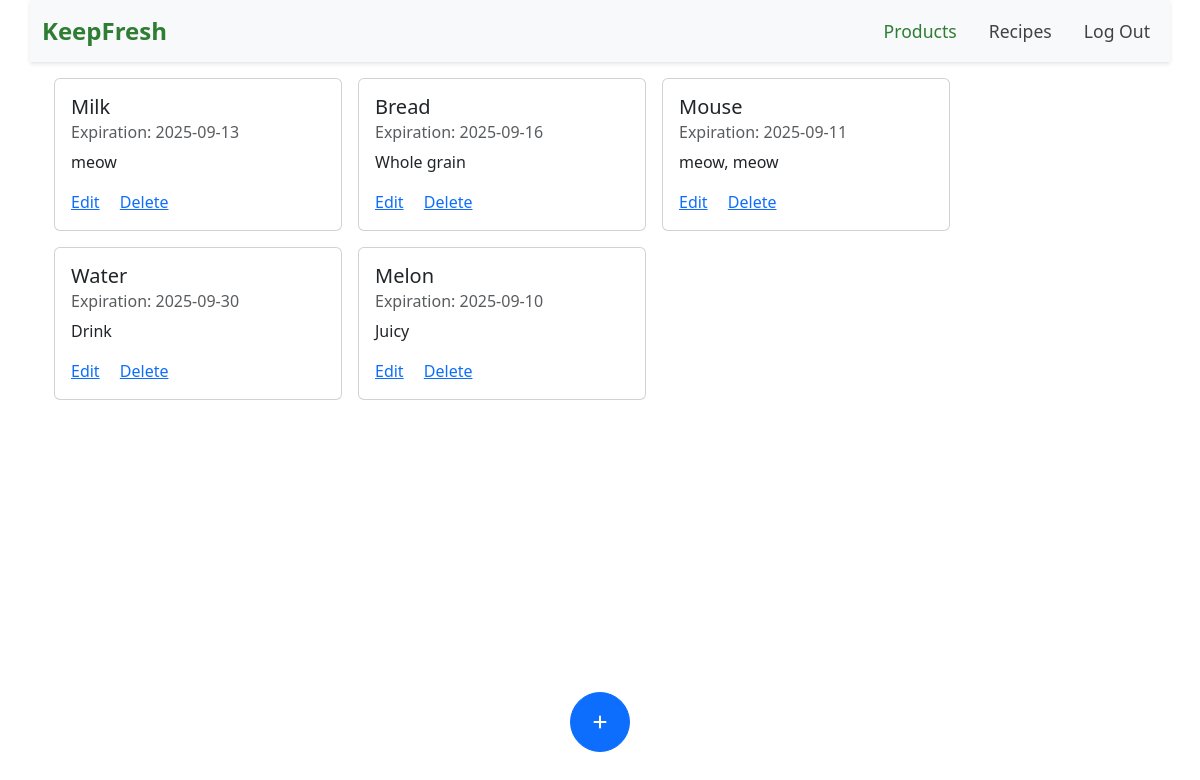
Screenshot of / (signed in) with the database file from the repository.
### tables this page shows
CREATE TABLE items (
  id INTEGER PRIMARY KEY AUTOINCREMENT,
  name TEXT NOT NULL,
  expiration_date TEXT NOT NULL,
  user_id INTEGER NOT NULL, notes TEXT,
  FOREIGN KEY (user_id) REFERENCES users(id)
);

### app.py (the view)
@app.route('/', methods=['GET', 'POST'])
@login_required
def index():
    rows = query('SELECT id, name, expiration_date, notes FROM items WHERE user_id = ?', session['user_id'])
    return render_template("index.html", items=rows)

### helpers.py (called while the page is built)
def login_required(view):
    @functools.wraps(view)
    def wrapped_view(**kwargs):
        if session.get('user_id') is None:
            return redirect(url_for('login'))
        return view(**kwargs)
    return wrapped_view

def query(sql, *args):
    conn = sqlite3.connect('database.db')
    conn.row_factory = sqlite3.Row
    cur = conn.cursor()
    cur.execute(sql, args)
    rows = cur.fetchall()
    conn.close()
    return rows

### templates/index.html (shortened to what this page needs)
{% extends "layout.html" %}
{% block main %}
<section id="item-catalog" class="container d-flex flex-wrap gap-3 w-fit-content">
    {% for item in items %}
    <div class="card" style="width: 18rem;">
        <div class="card-body">
            <h5 class="card-title">{{ item.name }}</h5>
            <h6 class="card-subtitle mb-2 text-body-secondary">Expiration: {{ item.expiration_date }}</h6>
            <p class="card-text">{{ item.notes }}</p>
            <a href="#" class="card-link" data-bs-toggle="modal" data-bs-target="#editItemModal"
                data-item-id="{{ item.id }}" data-item-name="{{ item.name }}"
                data-item-date="{{ item.expiration_date }}" data-item-notes="{{ item.notes }}">Edit</a>
            <a href="{{ url_for('delete', item_id=item.id) }}" class="card-link">Delete</a>
        </div>
    </div>
    {% endfor %}
</section>
<section id="add-item">
    <button type="button"
        class="btn btn-primary position-fixed bottom-0 start-50 translate-middle-x mb-5 rounded-pill add-btn"
        data-bs-toggle="modal" data-bs-target="#addItemModal">
        <i class="fa-solid fa-plus"></i>
    </button>
</section>
{% endblock %}

### static/styles.css (style rules this page uses)
.add-btn { width: 60px; height: 60px; }

### rows the page displays
items: name "Milk", expiration_date "2025-09-13", notes "meow"
items: name "Bread", expiration_date "2025-09-16", notes "Whole grain"
items: name "Mouse", expiration_date "2025-09-11", notes "meow, meow"
items: name "Water", expiration_date "2025-09-30", notes "Drink"
items: name "Melon", expiration_date "2025-09-10", notes "Juicy"
